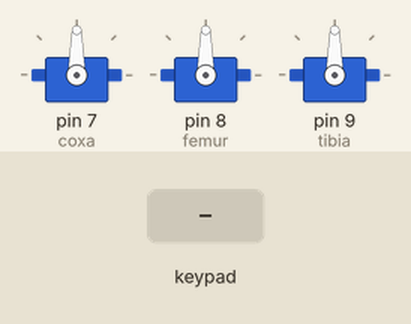
A sketch run on a simulated Arduino Uno, built with avr-gcc and run on an emulated ATmega328P. Parts: 3 × servo. The inputs (shaded band) are chosen by the test bench. What the sketch prints to the serial monitor is not drawn.

Above: at 1.2 s.
1.3 s: key 'S' pressed
At 3.2 s:
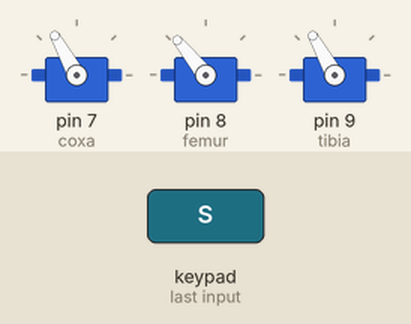
4.3 s: key 'R' pressed
At 6.1 s:
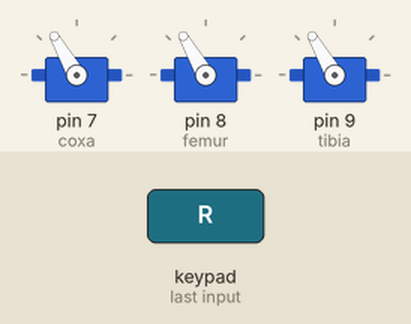
7.3 s: key 'D' pressed
At 7.9 s:
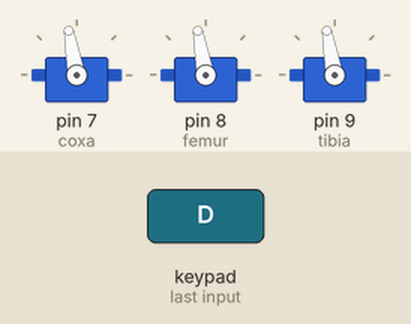
8.8 s: key 'L' pressed
At 10.2 s:
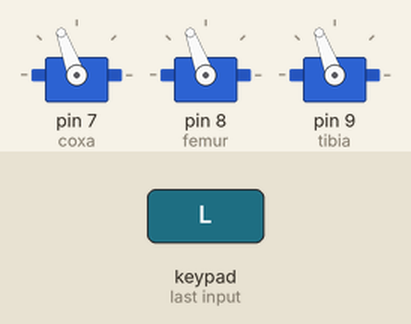
Timing chart, 0 to 11.3 s (numbered marks = the images above; inputs shaded):
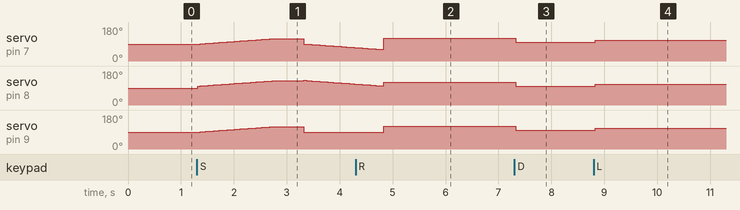

The sketch:

HM10_base_sketch.ino
```cpp
                                                                                                                                                                                                                                                                                                                                                                                                                                                                                                                                                                                                                                                                                                                                                                              #define CUSTOM_SETTINGS
#define INCLUDE_GAMEPAD_MODULE
#include <Servo.h>
#include <Dabble.h>

Servo coxa;
Servo femur;
Servo tibia;
const int stepSize = 30; // Adjust step size as needed
const int stepSize1 = 30;
const int stepDelay = 50; // Delay between steps
void setup() {
 // put your setup code here, to run once:

  coxa.attach(7);
  femur.attach(8);
  tibia.attach(9);
  Serial.begin(9600);      // make sure your Serial Monitor is also set at this baud rate.
  Dabble.begin(9600);      //Enter baudrate of your bluetooth.Connect bluetooth on Bluetooth port present on evive.
}

void moveLegUp() {
  for (int i = 0; i < stepSize; i++) {
    coxa.write(90 + i);
    femur.write(100 + i);
    tibia.write(90 + i);
    delay(stepDelay);
  }
  delay(500); // Pause at max position
  for (int i = 0; i < stepSize1; i++) {
    coxa.write(90-i);
    femur.write(100 + stepSize1 - i);
    tibia.write(90);
    delay(stepDelay);
  }
}

void loop() {
  Dabble.processInput();             //this function is used to refresh data obtained from smartphone.Hence calling this function is mandatory in order to get data properly from your mobile.
  Serial.print("KeyPressed: ");
  if (GamePad.isUpPressed())
  {
    Serial.println("UP");
    coxa.write(90);
    femur.write(90);
    tibia.write(90);
  }

  else if (GamePad.isDownPressed())
  {
    Serial.println("DOWN");
    coxa.write(100);
    femur.write(100);
    tibia.write(100);
  }

  else if (GamePad.isLeftPressed())
  {
    Serial.println("Left");
    coxa.write(110);
    femur.write(110);
    tibia.write(110);
  }

  else if (GamePad.isRightPressed())
  {
    Serial.println("Right");
    coxa.write(120);
    femur.write(120);
    tibia.write(120);
  }
  else if (GamePad.isSquarePressed())
  {
   moveLegUp();
  }
}
```

Measured:
- after the input at 1.3 s, servo on pin 7 (coxa): rises from 90° to 119° in 1.4 s, then falls to 71° in 1.5 s; servo on pin 8 (femur): rises from 90° to 130° in 2.0 s, then falls to 111° in 0.95 s; servo on pin 9 (tibia): rises from 90° to 119° in 1.4 s, then falls to 90° in 0.55 s
- after the input at 4.3 s, servo on pin 9 (tibia): 90° → 120° after 0.53 s
- after the input at 7.3 s, servo on pin 7 (coxa), servo on pin 8 (femur), servo on pin 9 (tibia): 120° → 100° at once
- after the input at 8.8 s, servo on pin 7 (coxa), servo on pin 8 (femur), servo on pin 9 (tibia): 100° → 110° at once
